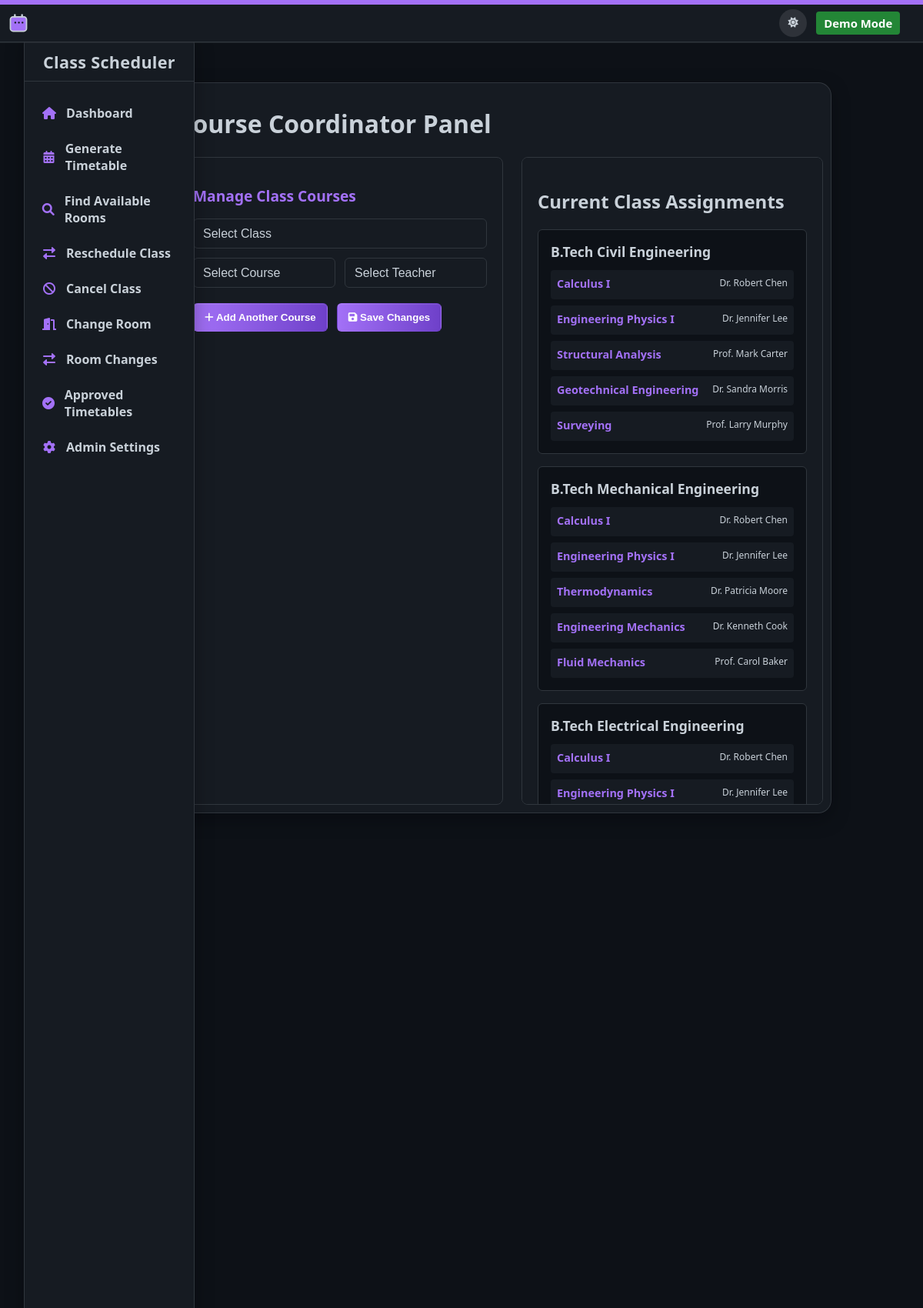
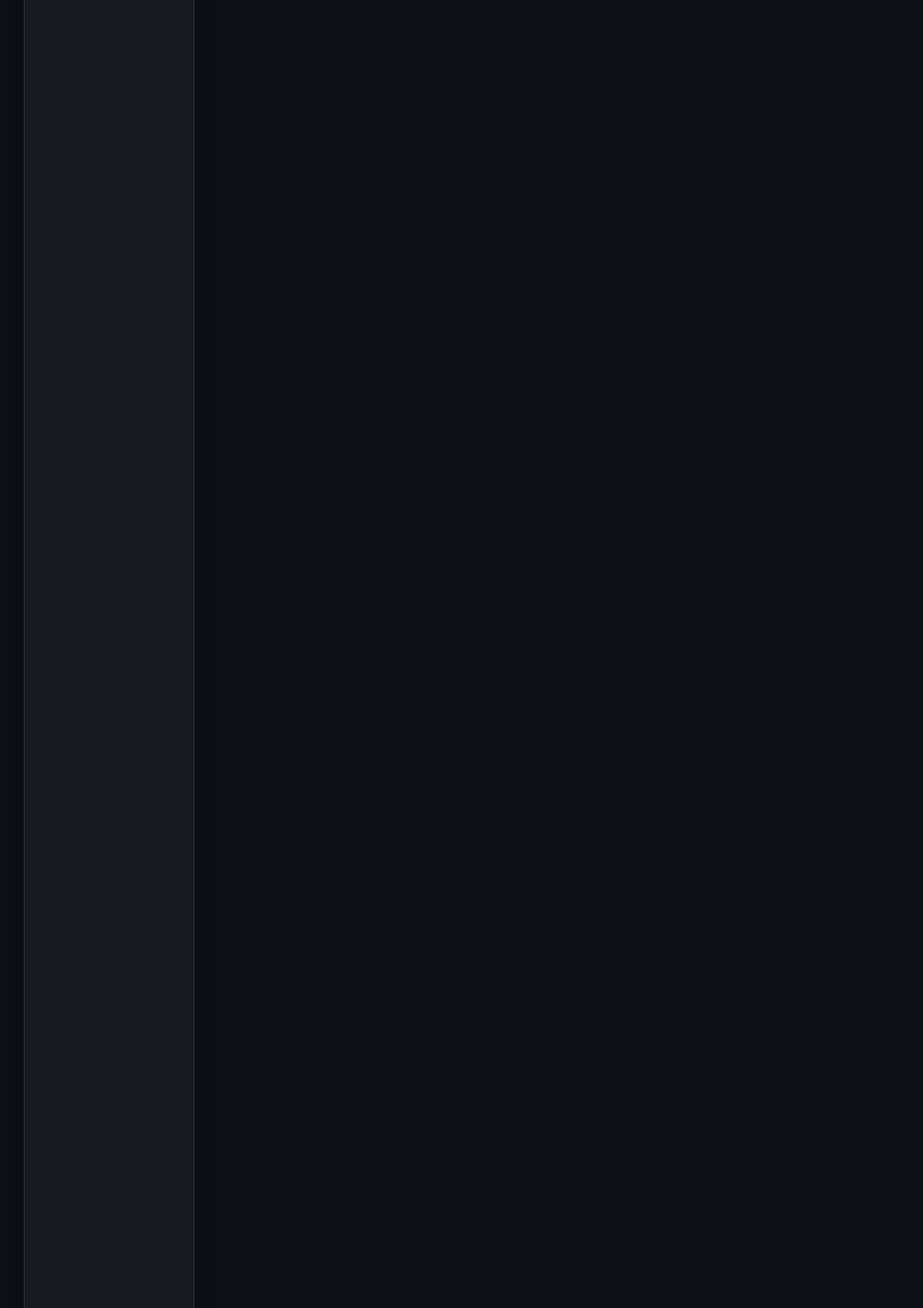
The app's page /course_coordinator (upper part) with its own data (2 pictures, top to bottom).
### scheduler.py (models this page shows, shortened)
class Class(Base):
    __tablename__ = 'classes'
    id = Column(Integer, primary_key=True)
    name = Column(String, unique=True)
    course_teachers = relationship('ClassCourseTeacher', back_populates='class_')

class ClassCourseTeacher(Base):
    __tablename__ = 'class_course_teacher'
    id = Column(Integer, primary_key=True)
    class_id = Column(Integer, ForeignKey('classes.id'))
    course_id = Column(Integer, ForeignKey('courses.id'))
    teacher_id = Column(Integer, ForeignKey('teachers.id'))
    __table_args__ = (UniqueConstraint('class_id', 'course_id', name='_class_course_uc'),)
    class_ = relationship('Class', back_populates='course_teachers')
    course = relationship('Course')
    teacher = relationship('Teacher')

class Course(Base):
    __tablename__ = 'courses'
    id = Column(Integer, primary_key=True)
    name = Column(String, unique=True)

class Teacher(Base):
    __tablename__ = 'teachers'
    id = Column(Integer, primary_key=True)
    name = Column(String, unique=True)
    subject = Column(String)

### webapp/app.py (the view, shortened to what this page needs)
@app.route('/course_coordinator', methods=['GET', 'POST'])
def course_coordinator():
    classes = session.query(Class).all()
    courses = session.query(Course).all()
    teachers = session.query(Teacher).all()
    return render_template('course_coordinator.html',
                         classes=classes,
                         courses=courses,
                         teachers=teachers)

### webapp/app.py (called while the page is built)
@app.context_processor
def inject_template_globals():
    context = {}
    if 'user_id' in flask_session:
        user = session.query(User).get(flask_session['user_id'])
        context['current_user'] = user
    else:
        context['current_user'] = None
    context['get_teachers'] = get_teachers
    context['get_courses'] = get_courses
    context['get_classes'] = get_classes
    context['get_classrooms'] = get_classrooms
    context['get_approved_timetables'] = get_approved_timetables
    return context

def get_approved_timetables():
    return session.query(ApprovedTimetable).order_by(
        ApprovedTimetable.is_active.desc(),
        ApprovedTimetable.approved_at.desc()
    ).all()

### webapp/templates/course_coordinator.html (shortened to what this page needs)
{% extends "layout.html" %}
{% block content %}
<div class="content-section">
    <h1>Course Coordinator Panel</h1>
    <div class="coordinator-controls">
        <form method="POST" class="coordinator-form">
            <div class="form-section">
                <h2>Manage Class Courses</h2>
                <div class="input-row">
                    <select name="class_id" id="class_select" required>
                        <option value="">Select Class</option>
                    </select>
                </div>
                <div id="course-assignments">
                    <div class="course-assignment-row">
                        <div class="input-row">
                            <select name="course_ids[]" class="course-select" required>
                                <option value="">Select Course</option>
                            </select>
                            <select name="teacher_ids[]" class="teacher-select" required>
                                <option value="">Select Teacher</option>
                            </select>
                        </div>
                    </div>
                </div>
                <div class="button-row">
                    <button type="button" class="btn gradient-btn" onclick="addCourseRow()">
                        <i class="fas fa-plus"></i> Add Another Course
                    </button>
                    <button type="submit" class="btn gradient-btn">
                        <i class="fas fa-save"></i> Save Changes
                    </button>
                </div>
            </div>
        </form>
        <div class="current-assignments">
            <h2>Current Class Assignments</h2>
            {% for class in classes %}
            <div class="class-assignment-card">
                <h3>{{ class.name }}</h3>
                <div class="assignment-list">
                    {% for ct in class.course_teachers %}
                    <div class="assignment-item">
                        <span class="course-name">{{ ct.course.name }}</span>
                        <span class="teacher-name">{{ ct.teacher.name }}</span>
                    </div>
                    {% else %}
                    <p class="no-assignments">No courses assigned yet</p>
                    {% endfor %}
                </div>
            </div>
            {% endfor %}
        </div>
    </div>
</div>
{% endblock %}

### webapp/templates/layout.html (shortened to what this page needs)
<!DOCTYPE html>
<html lang="en">
<head>
        <link rel="stylesheet" href="{{ url_for('static', filename='style.css') }}">
        <link rel="stylesheet" href="{{ url_for('static', filename='course-colors.css') }}">
        <link rel="stylesheet" href="{{ url_for('static', filename='theme-styles.css') }}">
        <link rel="stylesheet" href="{{ url_for('static', filename='approval-system.css') }}">
        <link rel="stylesheet" href="{{ url_for('static', filename='room_changes.css') }}">
        <link rel="stylesheet" href="{{ url_for('static', filename='timetable-enhancements.css') }}">
        <link rel="stylesheet" href="{{ url_for('static', filename='demo-mode.css') }}">
        <link rel="stylesheet" href="{{ url_for('static', filename='dashboard.css') }}">
        <link rel="stylesheet" href="https://cdnjs.cloudflare.com/ajax/libs/font-awesome/6.0.0/css/all.min.css">
</head>
<body>
        <div class="github-topbar"></div>
        <nav class="main-topbar">
                        <div class="topbar-left">
                                <a href="{{ url_for('index') }}" class="topbar-logo" aria-label="Dashboard" title="Dashboard">
                                    <span class="logo-icon">
                                    </span>
                                </a>
                        </div>
            <div class="topbar-right">
                <button id="theme-toggle" class="theme-toggle" title="Toggle Theme">
                    <span class="theme-icon light"><i class="fas fa-sun"></i></span>
                </button>
                <span class="topbar-link demo-mode">Demo Mode</span>
            </div>
        </nav>
    <div class="sidebar">
        <div class="sidebar-header">
            <h1 class="sidebar-logo">Class Scheduler</h1>
        </div>
        <ul class="sidebar-menu">
            <li>
                <a href="{{ url_for('index') }}" {% if request.endpoint == 'index' %}class="active"{% endif %}>
                    <span class="icon"><i class="fas fa-home"></i></span>
                    Dashboard
                </a>
            </li>
            <li>
                <a href="{{ url_for('generate_timetable_route') }}" {% if request.endpoint == 'generate_timetable_route' %}class="active"{% endif %}>
                    <span class="icon"><i class="fas fa-calendar-alt"></i></span>
                    Generate Timetable
                </a>
            </li>
            <li>
                <a href="{{ url_for('find_rooms_route') }}" {% if request.endpoint == 'find_rooms_route' %}class="active"{% endif %}>
                    <span class="icon"><i class="fas fa-search"></i></span>
                    Find Available Rooms
                </a>
            </li>
            <li>
                <a href="{{ url_for('reschedule_route') }}" {% if request.endpoint == 'reschedule_route' %}class="active"{% endif %}>
                    <span class="icon"><i class="fas fa-exchange-alt"></i></span>
                    Reschedule Class
                </a>
            </li>
            <li>
                <a href="{{ url_for('cancel_class') }}" {% if request.endpoint == 'cancel_class' %}class="active"{% endif %}>
                    <span class="icon"><i class="fas fa-ban"></i></span>
                    Cancel Class
                </a>
            </li>
            <li>
                <a href="{{ url_for('change_room') }}" {% if request.endpoint == 'change_room' %}class="active"{% endif %}>
                    <span class="icon"><i class="fas fa-door-open"></i></span>
                    Change Room
                </a>
            </li>
            <li>
                <a href="{{ url_for('room_changes') }}" {% if request.endpoint == 'room_changes' %}class="active"{% endif %}>
                    <span class="icon"><i class="fas fa-exchange-alt"></i></span>
                    Room Changes
                </a>
            </li>
            <li>
                <a href="{{ url_for('approved_timetables') }}" {% if request.endpoint == 'approved_timetables' %}class="active"{% endif %}>
                    <span class="icon"><i class="fas fa-check-circle"></i></span>
                    Approved Timetables
                </a>
            </li>
            <li>
                <a href="{{ url_for('admin') }}" {% if request.endpoint == 'admin' %}class="active"{% endif %}>
                    <span class="icon"><i class="fas fa-cog"></i></span>
                    Admin Settings
                </a>
            </li>
        </ul>
                {% set active_timetable = [] %}
    </div>
    <div class="container">
        {% block content %}{% endblock %}
    </div>
</body>
</html>

### webapp/static/theme-styles.css (style rules this page uses)
.theme-toggle { background: none; border: none; cursor: pointer; display: flex; align-items: center; justify-content: center; position: relative; width: 36px; height: 36px; border-radius: 50%; margin-right: 10px; color: var(--sidebar-text); background: rgba(255, 255, 255, 0.1); transition: all 0.3s ease; overflow: hidden; }
.theme-toggle .theme-icon { position: absolute; width: 100%; height: 100%; display: flex; align-items: center; justify-content: center; transition: all 0.3s cubic-bezier(0.175, 0.885, 0.32, 1.275); }
.theme-toggle .light { opacity: 1; transform: translateY(0); }

### webapp/static/demo-mode.css (style rules this page uses)
.demo-mode { background-color: #238636; color: white; padding: 5px 10px; border-radius: 4px; font-weight: bold; }

### records on screen
Class: name "B.Tech Civil Engineering"
ClassCourseTeacher: course.name "Calculus I", teacher.name "Dr. Robert Chen"
ClassCourseTeacher: course.name "Engineering Physics I", teacher.name "Dr. Jennifer Lee"
ClassCourseTeacher: course.name "Structural Analysis", teacher.name "Prof. Mark Carter"
ClassCourseTeacher: course.name "Geotechnical Engineering", teacher.name "Dr. Sandra Morris"
ClassCourseTeacher: course.name "Surveying", teacher.name "Prof. Larry Murphy"
Class: name "B.Tech Mechanical Engineering"
ClassCourseTeacher: course.name "Calculus I", teacher.name "Dr. Robert Chen"
ClassCourseTeacher: course.name "Engineering Physics I", teacher.name "Dr. Jennifer Lee"
ClassCourseTeacher: course.name "Thermodynamics", teacher.name "Dr. Patricia Moore"
ClassCourseTeacher: course.name "Engineering Mechanics", teacher.name "Dr. Kenneth Cook"
ClassCourseTeacher: course.name "Fluid Mechanics", teacher.name "Prof. Carol Baker"
Class: name "B.Tech Electrical Engineering"
ClassCourseTeacher: course.name "Calculus I", teacher.name "Dr. Robert Chen"
ClassCourseTeacher: course.name "Engineering Physics I", teacher.name "Dr. Jennifer Lee"
